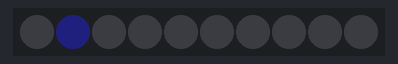
Simulated run of this sketch. Board: Arduino Uno, built with avr-gcc and run on an emulated ATmega328P. On the bench: 10 RGB LEDs in strip order, left to right. Dim RGB values are drawn brighter than linear; random numbers use the default seed unless the sketch sets one.

Above: at 0.05 s.
At 4.99 s:
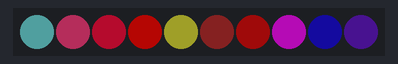
At 9.93 s:
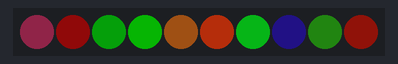
At 19.91 s:
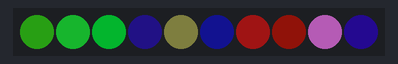
At 27.23 s:
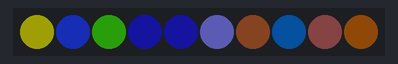
At 39.88 s:
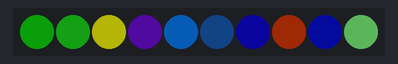

The sketch:

FACESII_NeoPixelTest.ino
```cpp
/*
 neo pixel test

   hardwware:  M5StackFire

 please install the Adafruit library first!
 September 2018, ChrisMicro
*/

#include <Adafruit_NeoPixel.h>

#define M5STACK_FIRE_NEO_NUM_LEDS 10
#define M5STACK_FIRE_NEO_DATA_PIN 15

Adafruit_NeoPixel pixels = Adafruit_NeoPixel(M5STACK_FIRE_NEO_NUM_LEDS, M5STACK_FIRE_NEO_DATA_PIN, NEO_GRB + NEO_KHZ800);

void setup()
{
  pixels.begin();
}

void loop()
{

  static int pixelNumber=0;// = random(0, M5STACK_FIRE_NEO_NUM_LEDS - 1);
  pixelNumber++;
  if(pixelNumber>9)pixelNumber=0;
  int r = 1<<random(0, 7);
  int g = 1<<random(0, 7);
  int b = 1<<random(0, 7);

  pixels.setPixelColor(pixelNumber, pixels.Color(r, g, b));
  pixels.show();

  delay(100);

}
```
